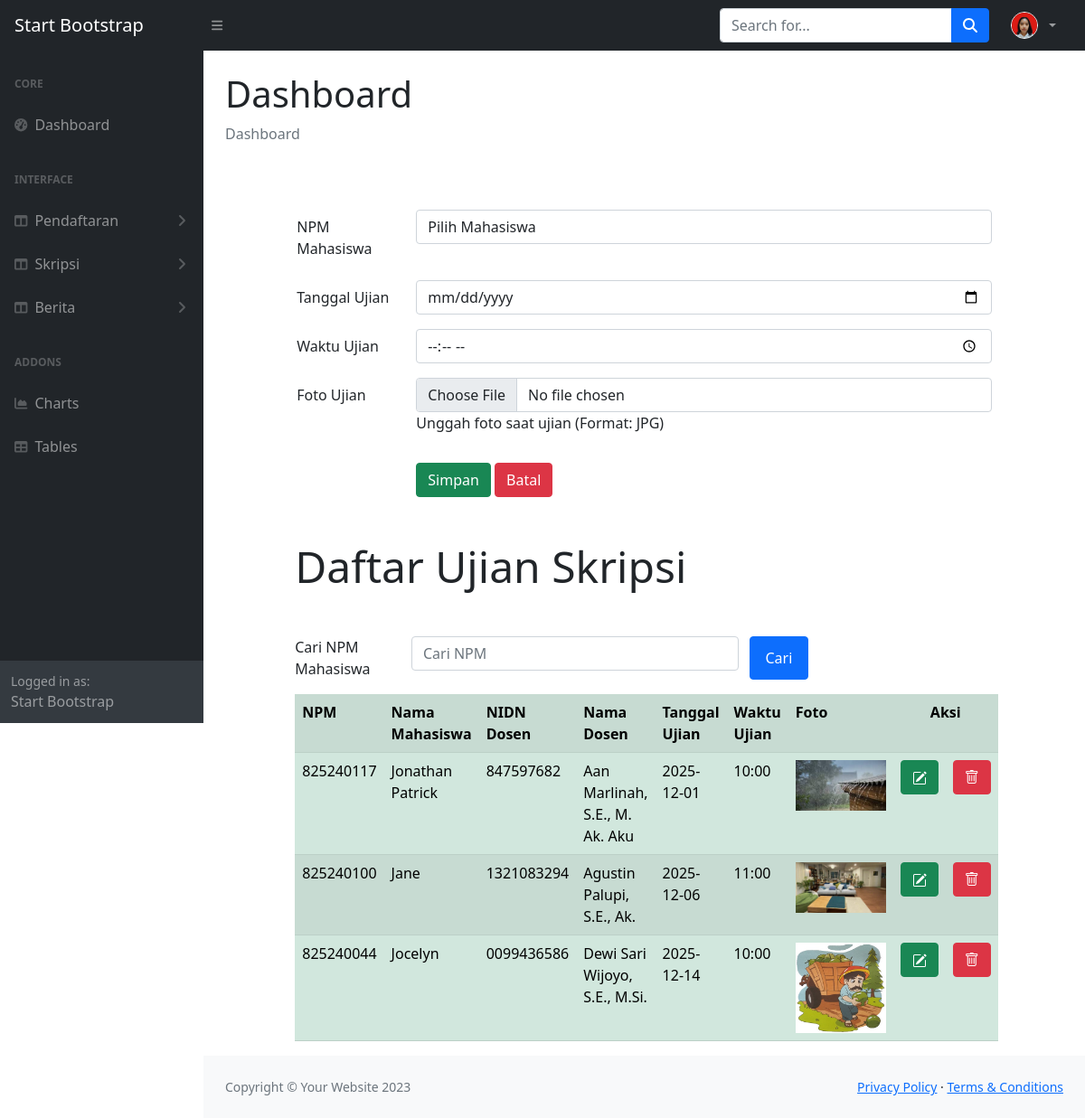
The app's page /admin/inputujianskripsi.php (signed in) with its own data.
### tables this page shows
CREATE TABLE `ujianskripsi` (
  `id` int(11) NOT NULL,
  `bimbingan_ID` int(11) NOT NULL,
  `ujian_TGL` date NOT NULL,
  `ujian_WAKTU` datetime NOT NULL,
  `ujian_FOTO` text NOT NULL
);

CREATE TABLE `mahasiswa` (
  `mhs_NPM` int(9) NOT NULL,
  `mhs_Nama` char(40) NOT NULL,
  `mhs_Alamat` varchar(100) NOT NULL,
  `mhs_DOB` date NOT NULL,
  `mhs_Ket` varchar(120) NOT NULL
);

CREATE TABLE `dosen` (
  `dosen_NIDN` char(10) NOT NULL,
  `dosen_NIK` char(8) NOT NULL,
  `dosen_Nama` varchar(30) NOT NULL,
  `dosen_Ket` varchar(160) NOT NULL
);

### admin/inputujianskripsi.php (the view, shortened to what this page needs)
<!DOCTYPE html>
<html lang="en">
<?php
include "bagiankode/head.php";
?>
<body class="sb-nav-fixed">
  <?php
  include "bagiankode/menunav.php";
  ?>
  <div id="layoutSidenav">
    <?php
    include "bagiankode/menu.php";
    ?>
    <div id="layoutSidenav_content">
      <main>
        <div class="container-fluid px-4">
          <h1 class="mt-4">Dashboard</h1>
          <ol class="breadcrumb mb-4">
            <li class="breadcrumb-item active">Dashboard</li>
          </ol>
          <head>
            <link rel="stylesheet" type="text/css" href="css/bootstrap.min.css">
            <link rel="stylesheet" href="https://cdnjs.cloudflare.com/ajax/libs/select2/4.0.9/css/select2.min.css">
            <link rel="stylesheet" type="text/css"
              href="https://cdnjs.cloudflare.com/ajax/libs/bootstrap-icons/1.13.1/font/bootstrap-icons.min.css">
          </head>
          <body>
            <?php
            include("includes/config.php");
            if (isset($_POST["kirim"])) {
              $search = $_POST["search"];
              $query = mysqli_query($conn, "select uk.*, m.mhs_NPM, m.mhs_Nama, d.dosen_NIDN, d.dosen_Nama
              from ujianskripsi uk
              join bimbinganskripsi bs on uk.bimbingan_ID = bs.id
              join mahasiswa m on bs.mhs_NPM = m.mhs_NPM
              join dosen d on bs.dosen_NIDN = d.dosen_NIDN
              where m.mhs_NPM LIKE '%" . $search . "%'");
            } else {
              $query = mysqli_query($conn, "select uk.*, m.mhs_NPM, m.mhs_Nama, d.dosen_NIDN, d.dosen_Nama
              from ujianskripsi uk
              join bimbinganskripsi bs on uk.bimbingan_ID = bs.id
              join mahasiswa m on bs.mhs_NPM = m.mhs_NPM
              join dosen d on bs.dosen_NIDN = d.dosen_NIDN");
            }
            ?>
            <div class="row">
              <div class="col-1"></div>
              <div class="col-10">
                <form method="POST" enctype="multipart/form-data">
                  <div class="row mb-3 mt-5">
                    <label for="npmMHS" class="col-sm-2 col-form-label">NPM Mahasiswa</label>
                    <div class="col-sm-10">
                      <select class="form-control" id="npmMHS" name="npmMHS" required>
                        <option value="">Pilih Mahasiswa</option>
                      </select>
                    </div>
                  </div>
                  <div class="row mb-3">
                    <label for="ujianTGL" class="col-sm-2 col-form-label">Tanggal Ujian</label>
                    <div class="col-sm-10">
                      <input type="date" class="form-control" id="ujianTGL" name="ujianTGL" required>
                    </div>
                  </div>
                  <div class="row mb-3">
                    <label for="ujianWAKTU" class="col-sm-2 col-form-label">Waktu Ujian</label>
                    <div class="col-sm-10">
                      <input type="time" class="form-control" id="ujianWAKTU" name="ujianWAKTU" required>
                    </div>
                  </div>
                  <div class="row mb-3">
                    <label for="ujianFOTO" class="col-sm-2 col-form-label">Foto Ujian</label>
                    <div class="col-sm-10">
                      <input type="file" class="form-control" id="ujianFOTO" name="ujianFOTO" accept=".jpg, .jpeg"
                        required>
                      <p class="help-block">Unggah foto saat ujian (Format: JPG)</p>
                    </div>
                  </div>
                  <div class="form-group row">
                    <div class="col-2"></div>
                    <div class="col-10">
                      <input type="submit" class="btn btn-success" value="Simpan" name="Simpan">
                      <input type="reset" class="btn btn-danger" value="Batal" name="Batal">
                    </div>
                  </div>
                </form>
              </div>
              <div class="row">
                <div class="col-1"></div>
                <div class="col-10">
                  <div class="jumbotron mt-5 mb-3">
                    <h1 class="display-5">Daftar Ujian Skripsi</h1>
                  </div>
                  <form method="POST">
                    <div class="form-group row mt-5 mb-3">
                      <label for="search" class="col-sm-2">Cari NPM Mahasiswa</label>
                      <div class="col-sm-6">
                        <input type="text" name="search" class="form-control" id="search" value="<?php if (isset($_POST["search"])) {
                          echo $_POST["search"];
                        } ?>" placeholder="Cari NPM">
                      </div>
                      <input type="submit" name="kirim" value="Cari" class="col-sm-1 btn btn-primary">
                    </div>
                  </form>
                  <table class="table table-striped table-success">
                    <tr class="info">
                      <th>NPM</th>
                      <th>Nama Mahasiswa</th>
                      <th>NIDN Dosen</th>
                      <th>Nama Dosen</th>
                      <th>Tanggal Ujian</th>
                      <th>Waktu Ujian</th>
                      <th>Foto</th>
                      <th colspan="2" style="text-align: center;">Aksi</th>
                    </tr>
                      <?php while ($row = mysqli_fetch_array($query)) { ?>
                        <tr class="danger">
                          <td><?php echo $row['mhs_NPM']; ?></td>
                          <td><?php echo $row['mhs_Nama']; ?></td>
                          <td><?php echo $row['dosen_NIDN']; ?></td>
                          <td><?php echo $row['dosen_Nama']; ?></td>
                          <td><?php echo $row['ujian_TGL']; ?></td>
                          <td><?php echo date('H:i', strtotime($row['ujian_WAKTU'])); ?></td>
                          <td>
                            <?php
                            if (!empty($row['ujian_FOTO'])) {
                              $filePath = 'uploads/' . $row['ujian_FOTO'];
                              ?>
                              <img src="<?php echo $filePath; ?>" width="100px" height="auto" alt="Foto Ujian">
                              <?php
                            } else {
                              echo "<p>Tidak ada foto.</p>";
                            }
                            ?>
                          </td>
                          <td>
                            <a href="editujianskripsi.php?id=<?php echo $row["id"] ?>" class="btn btn-success" title="EDIT">
                            </a>
                          </td>
                          <td>
                            <a href="hapusujianskripsi.php?id=<?php echo $row["id"] ?>" class="btn btn-danger"
                              title="HAPUS">
                              <i class="bi bi-trash"></i>
                            </a>
                          </td>
                        </tr>
                      <?php } ?>
                  </table>
                </div>
              </div>
          </body>
        </div>
      </main>
      <?php
      include "bagiankode/footer.php";
      ?>
    </div>
  </div>
</body>
</html>

### admin/bagiankode/menunav.php (shortened to what this page needs)
<?php
include "includes/config.php";
if (isset($_SESSION['useremail'])) {
    $email_log = $_SESSION['useremail'];
    $admin_query = mysqli_query($conn, "SELECT admin_FOTO, admin_NAMA FROM admin WHERE admin_USER = '$email_log'");
    $admin_data = mysqli_fetch_array($admin_query);
    $foto_db = $admin_data['admin_FOTO'];
} else {
    $nama_admin = "Admin";
    $foto_db = "";
}
if (!empty($foto_db)) {
        $foto_tampil = 'images/' . $foto_db;
    }
?>
<nav class="sb-topnav navbar navbar-expand navbar-dark bg-dark">
  <a class="navbar-brand ps-3" href="dashboard.php">Start Bootstrap</a>
  <button class="btn btn-link btn-sm order-1 order-lg-0 me-4 me-lg-0" id="sidebarToggle" href="#!"><i class="fas fa-bars"></i></button>
  <form class="d-none d-md-inline-block form-inline ms-auto me-0 me-md-3 my-2 my-md-0">
    <div class="input-group">
      <input class="form-control" type="text" placeholder="Search for..." aria-label="Search for..." aria-describedby="btnNavbarSearch" />
      <button class="btn btn-primary" id="btnNavbarSearch" type="button"><i class="fas fa-search"></i></button>
    </div>
  </form>
  <ul class="navbar-nav ms-auto ms-md-0 me-3 me-lg-4">
    <li class="nav-item dropdown">
      <a class="nav-link dropdown-toggle" id="navbarDropdown" href="#" role="button" data-bs-toggle="dropdown" aria-expanded="false" style="display: flex; align-items: center;">
        <img src="<?php echo $foto_tampil; ?>"
             alt="Profile"
             class="rounded-circle"
             style="width: 30px; height: 30px; object-fit: cover; margin-right: 8px; border: 1px solid #fff;">
      </a>
    </li>
  </ul>
</nav>

### records on screen
ujianskripsi: mahasiswa.mhs_NPM "825240117", mahasiswa.mhs_Nama "Jonathan Patrick", dosen.dosen_NIDN "847597682", dosen.dosen_Nama "Aan Marlinah, S.E., M. Ak. Aku", ujian_TGL "2025-12-01", ujian_WAKTU "10:00", ujian_FOTO (picture)
ujianskripsi: mahasiswa.mhs_NPM "825240100", mahasiswa.mhs_Nama "Jane", dosen.dosen_NIDN "1321083294", dosen.dosen_Nama "Agustin Palupi, S.E., Ak.", ujian_TGL "2025-12-06", ujian_WAKTU "11:00", ujian_FOTO (picture)
ujianskripsi: mahasiswa.mhs_NPM "825240044", mahasiswa.mhs_Nama "Jocelyn", dosen.dosen_NIDN "0099436586", dosen.dosen_Nama "Dewi Sari Wijoyo, S.E., M.Si.", ujian_TGL "2025-12-14", ujian_WAKTU "10:00", ujian_FOTO (picture)
